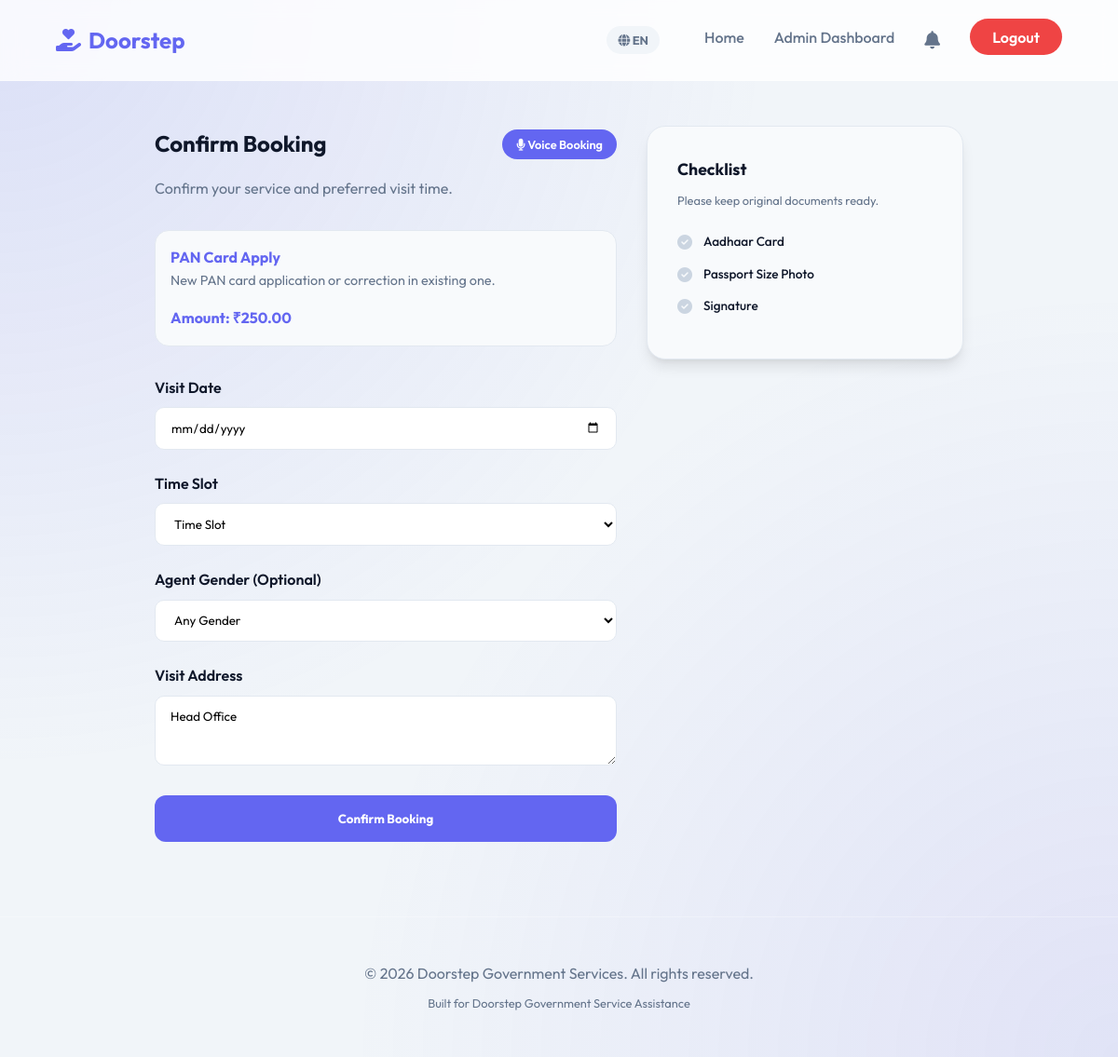
Page /pages/book_service.php?id=1 (signed in) on the earlier database version.
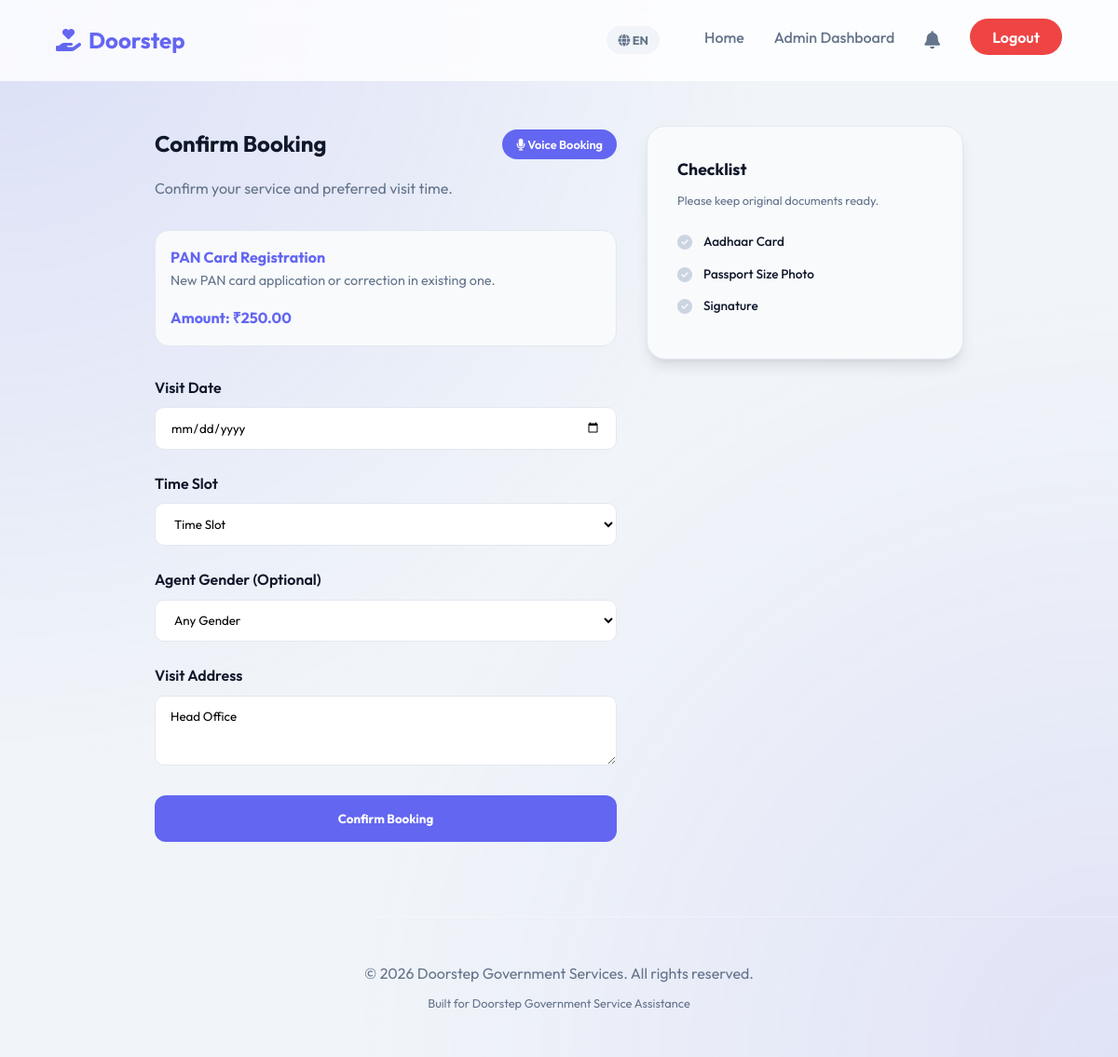
Same page on the later database version.
### tables this page shows
CREATE TABLE IF NOT EXISTS services (
    id INT AUTO_INCREMENT PRIMARY KEY,
    service_name VARCHAR(100) NOT NULL,
    description TEXT,
    required_documents TEXT,  
    service_charge DECIMAL(10, 2) NOT NULL,
    estimated_days INT NOT NULL,
    service_type ENUM('Remote', 'In-Person Visit', 'Agent-Handled') DEFAULT 'In-Person Visit',
    icon_path VARCHAR(255),
    created_at TIMESTAMP DEFAULT CURRENT_TIMESTAMP
);

CREATE TABLE IF NOT EXISTS users (
    id INT AUTO_INCREMENT PRIMARY KEY,
    full_name VARCHAR(100) NOT NULL,
    email VARCHAR(100) UNIQUE NOT NULL,
    phone VARCHAR(15) NOT NULL,
    password VARCHAR(255) NOT NULL,
    address TEXT NOT NULL,
    role ENUM('user', 'admin') DEFAULT 'user',
    created_at TIMESTAMP DEFAULT CURRENT_TIMESTAMP
);

### includes/lang.php (called while the page is built, shortened)
<?php
$lang = $_SESSION['lang'] ?? 'en';
function __($key, $data = []) {
    global $translations, $lang;
    $text = $translations[$lang][$key] ?? $translations['en'][$key] ?? $key;
    return $text;
}

### pages/book_service.php (the view, shortened to what this page needs)
<?php
include '../includes/header.php';
$service_id = $_GET['id'] ?? null;
$stmt = $pdo->prepare("SELECT * FROM services WHERE id = ?");
$stmt->execute([$service_id]);
$service = $stmt->fetch();
$user_stmt = $pdo->prepare("SELECT address FROM users WHERE id = ?");
$user_stmt->execute([$_SESSION['user_id']]);
$user_address = $user_stmt->fetchColumn();
?>
<div class="container" style="max-width: 900px;">
    <div style="display: grid; grid-template-columns: 1fr 340px; gap: 2rem;">
        <div>
            <div style="display: flex; justify-content: space-between; align-items: center; margin-bottom: 1rem;">
                <h2><?php echo __('confirm_booking'); ?></h2>
                <button id="voiceBtn" class="btn" style="background: var(--primary); color: white; border-radius: 50px; font-size: 0.8rem; padding: 8px 15px;">
                    <i class="fas fa-microphone"></i> <?php echo __('voice_booking'); ?>
                </button>
            </div>
            <p style="color: var(--secondary); margin-bottom: 2rem;">Confirm your service and preferred visit time.</p>
            <div style="padding: 1rem; background: var(--light); border-radius: 15px; margin-bottom: 2rem; border: 1px solid #e2e8f0;">
                <h3 style="font-size: 1rem; color: var(--primary);"><?php echo $service['service_name']; ?></h3>
                <p style="font-size: 0.9rem; color: var(--secondary);"><?php echo $service['description']; ?></p>
                <div style="margin-top: 1rem; font-weight: 700; color: var(--primary);">Amount: <?php echo CURRENCY . $service['service_charge']; ?></div>
            </div>
            <form id="bookingForm" action="../actions/booking_action.php" method="POST">
                <div class="form-group">
                    <label><?php echo __('visit_date'); ?></label>
                    <?php
                        $default_date = '';
                    ?>
                    <input type="date" name="booking_date" id="visit_date" class="form-control" required
                           min="<?php echo date('Y-m-d', strtotime('+1 day')); ?>"
                           value="<?php echo $default_date; ?>">
                </div>
                <div class="form-group">
                    <label><?php echo __('time_slot'); ?></label>
                    <select name="time_slot" id="time_slot" class="form-control" required>
                        <option value=""><?php echo __('time_slot'); ?></option>
                    </select>
                </div>
                <div class="form-group">
                    <label><?php echo __('agent_gender'); ?> (Optional)</label>
                    <select name="preferred_gender" id="gender" class="form-control">
                        <option value="Any">Any Gender</option>
                    </select>
                </div>
                <div class="form-group">
                    <label><?php echo __('visit_address'); ?></label>
                    <textarea name="address" id="address" class="form-control" rows="3" required><?php echo $user_address; ?></textarea>
                </div>
                <button type="submit" class="btn btn-primary" style="width: 100%; height: 50px; font-weight: 700;"><?php echo __('confirm_booking'); ?></button>
            </form>
        </div>
        <div>
            <div class="card" style="margin-bottom: 1.5rem; background: #f8fafc; border: 1px solid #e2e8f0;">
                <h3 style="font-size: 1.1rem;"><?php echo __('service_checklist'); ?></h3>
                <p style="font-size: 0.8rem; margin-top: 0.5rem; margin-bottom: 1.5rem; color: var(--secondary);"><?php echo __('keep_ready'); ?></p>
                <ul style="list-style: none; padding: 0;">
                    <?php
                    $docs = explode(',', $service['required_documents']);
                    foreach($docs as $doc): ?>
                        <li class="doc-rule-item" style="margin-bottom: 0.8rem; display: flex; align-items: flex-start; gap: 0.75rem; transition: 0.3s;">
                            <i class="fas fa-check-circle" style="color: #cbd5e1; margin-top: 3px;"></i>
                            <span style="font-size: 0.85rem; font-weight: 500;"><?php echo trim($doc); ?></span>
                        </li>
                    <?php endforeach; ?>
                </ul>
            </div>
        </div>
    </div>
</div>
<?php include '../includes/footer.php'; ?>

### includes/header.php (shortened to what this page needs)
<?php
require_once __DIR__ . '/lang.php';
$role = $_SESSION['role'] ?? null;
$logged_in = isset($_SESSION['user_id']) || isset($_SESSION['agent_id']);
$is_agent = ($role === 'agent');
$is_admin = ($role === 'admin');
$is_user = ($role === 'user');
?>
<!DOCTYPE html>
<html lang="en">
<head>
    <link rel="stylesheet" href="/project/Doorstep/assets/css/style.css">
    <link rel="stylesheet" href="https://cdnjs.cloudflare.com/ajax/libs/font-awesome/6.4.0/css/all.min.css">
</head>
<body class="<?php echo $is_agent ? 'agent-portal' : ''; ?>">
    <nav>
        <a href="/project/Doorstep/index.php" class="logo">
            <i class="fas fa-hand-holding-heart"></i> Doorstep
        </a>
        <ul class="nav-links">
            <li class="lang-selector" style="position: relative; margin-right: 1rem;">
                <div style="cursor: pointer; font-size: 0.8rem; font-weight: 700; color: var(--secondary); background: #f1f5f9; padding: 5px 12px; border-radius: 50px;">
                    <i class="fas fa-globe"></i> <?php echo strtoupper($lang); ?>
                </div>
            </li>
            <li><a href="/project/Doorstep/index.php"><?php echo __('home'); ?></a></li>
            <?php if (!$logged_in): ?>
                <li><a href="/project/Doorstep/pages/services.php"><?php echo __('services'); ?></a></li>
                <li><a href="/project/Doorstep/pages/login.php"><?php echo __('login'); ?></a></li>
                <li><a href="/project/Doorstep/pages/register.php" class="nav-btn"><?php echo __('register'); ?></a></li>
            <?php else: ?>
                <?php if ($is_user): ?>
                    <li><a href="/project/Doorstep/pages/services.php"><?php echo __('services'); ?></a></li>
                    <li><a href="/project/Doorstep/user/dashboard.php"><?php echo __('my_bookings'); ?></a></li>
                    <li><a href="/project/Doorstep/user/profile.php"><?php echo __('my_profile'); ?></a></li>
                <?php elseif ($is_agent): ?>
                    <li><a href="/project/Doorstep/agent/dashboard.php">My Assignments</a></li>
                <?php elseif ($is_admin): ?>
                    <li><a href="/project/Doorstep/admin/dashboard.php">Admin Dashboard</a></li>
                <?php endif; ?>
                <li style="position: relative;">
                    <div class="notification-bell" id="notifBell">
                        <i class="fas fa-bell"></i>
                    </div>
                </li>
                <li><a href="/project/Doorstep/actions/logout.php" class="nav-btn" style="background: var(--danger);">Logout</a></li>
            <?php endif; ?>
        </ul>
    </nav>

### includes/footer.php (shortened to what this page needs)
    <footer style="margin-top: 5rem; padding: 3rem 0; border-top: 1px solid var(--glass-border); text-align: center; color: var(--secondary);">
        <p>&copy; <?php echo date('Y'); ?> <?php echo APP_NAME; ?>. All rights reserved.</p>
        <p style="font-size: 0.8rem; margin-top: 0.5rem;">Built for Doorstep Government Service Assistance</p>
    </footer>
</body>
</html>

### assets/css/style.css (style rules this page uses)
:root { --primary: #6366f1; --primary-hover: #4f46e5; --secondary: #64748b; --dark: #0f172a; --light: #f8fafc; --success: #22c55e; --warning: #f59e0b; --danger: #ef4444; --glass: rgba(255, 255, 255, 0.8); --glass-border: rgba(255, 255, 255, 0.3); --card-shadow: 0 10px 15px -3px rgba(0, 0, 0, 0.1), 0 4px 6px -2px rgba(0, 0, 0, 0.05); }
* { margin: 0; padding: 0; box-sizing: border-box; font-family: 'Outfit', sans-serif; }
body { background-color: #f1f5f9; color: var(--dark); line-height: 1.6; min-height: 100vh; }
nav { display: flex; justify-content: space-between; align-items: center; padding: 1.5rem 5%; background: var(--glass); backdrop-filter: blur(10px); -webkit-backdrop-filter: blur(10px); border-bottom: 1px solid var(--glass-border); position: sticky; top: 0; z-index: 1000; }
.logo { font-size: 1.5rem; font-weight: 700; color: var(--primary); text-decoration: none; display: flex; align-items: center; gap: 0.5rem; }
.nav-links { display: flex; gap: 2rem; list-style: none; }
.nav-links a { text-decoration: none; color: var(--secondary); font-weight: 500; transition: color 0.3s; }
.nav-btn { background: var(--primary); color: white !important; padding: 0.6rem 1.5rem; border-radius: 50px; font-weight: 600 !important; }
.container { max-width: 1200px; margin: 3rem auto; padding: 0 1rem; }
.card { background: var(--glass); backdrop-filter: blur(10px); border: 1px solid var(--glass-border); border-radius: 20px; padding: 2rem; box-shadow: var(--card-shadow); transition: transform 0.3s; }
.btn { display: inline-block; padding: 0.8rem 2rem; border-radius: 12px; font-weight: 600; text-decoration: none; cursor: pointer; border: none; transition: all 0.3s; }
.btn-primary { background: var(--primary); color: white; }
.form-group { margin-bottom: 1.5rem; }
.form-group label { display: block; margin-bottom: 0.5rem; font-weight: 600; }
.form-control { width: 100%; padding: 0.8rem 1rem; border-radius: 10px; border: 1px solid #e2e8f0; background: white; transition: border-color 0.3s; }
.notification-bell { position: relative; cursor: pointer; font-size: 1.2rem; color: var(--secondary); transition: color 0.3s; }

Differences in the rows shown:
changed services "New PAN card application or correction in existing one.": service_name "PAN Card Apply" → "PAN Card Registration"
